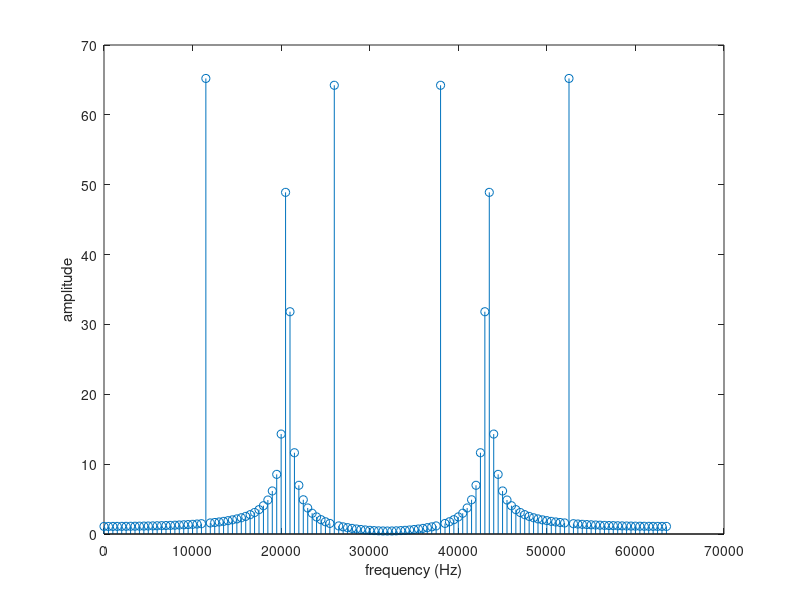

Write MATLAB code to recreate this figure.
Fs = 64000;
T = 1/Fs;
Ns = 128;
t = (0:Ns-1)*T;         
f = (0:Ns-1)*(Fs/Ns);

x = cos(2*pi*11500*t) + cos(2*pi*20700*t) + cos(2*pi*38000*t);

X = fft(x);

stem(f,abs(X));
xlabel('frequency (Hz)');
ylabel('amplitude');